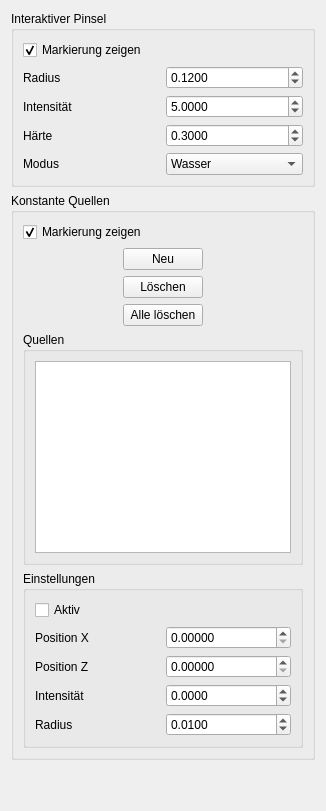
         <widget class="QWidget" name="tab_5">
          <attribute name="title">
           <string>Manipulation</string>
          </attribute>
          <layout class="QVBoxLayout" name="verticalLayout_13">
           <item>
            <layout class="QVBoxLayout" name="verticalLayout_12">
             <item>
              <widget class="QGroupBox" name="groupBox_5">
               <property name="title">
                <string>Interaktiver Pinsel</string>
               </property>
               <layout class="QGridLayout" name="gridLayout_10">
                <item row="0" column="0">
                 <layout class="QGridLayout" name="gridLayout_9">
                  <item row="3" column="0">
                   <widget class="QLabel" name="label_16">
                    <property name="text">
                     <string>Härte</string>
                    </property>
                   </widget>
                  </item>
                  <item row="2" column="1">
                   <widget class="QDoubleSpinBox" name="set_interactiveIntensity">
                    <property name="decimals">
                     <number>4</number>
                    </property>
                    <property name="minimum">
                     <double>-10000.000000000000000</double>
                    </property>
                    <property name="maximum">
                     <double>10000.000000000000000</double>
                    </property>
                    <property name="value">
                     <double>5.000000000000000</double>
                    </property>
                   </widget>
                  </item>
                  <item row="1" column="1">
                   <widget class="QDoubleSpinBox" name="set_interactiveRadius">
                    <property name="decimals">
                     <number>4</number>
                    </property>
                    <property name="minimum">
                     <double>0.001000000000000</double>
                    </property>
                    <property name="maximum">
                     <double>1.000000000000000</double>
                    </property>
                    <property name="singleStep">
                     <double>0.050000000000000</double>
                    </property>
                    <property name="value">
                     <double>0.120000000000000</double>
                    </property>
                   </widget>
                  </item>
                  <item row="2" column="0">
                   <widget class="QLabel" name="label_15">
                    <property name="text">
                     <string>Intensität</string>
                    </property>
                   </widget>
                  </item>
                  <item row="1" column="0">
                   <widget class="QLabel" name="label_14">
                    <property name="text">
                     <string>Radius</string>
                    </property>
                   </widget>
                  </item>
                  <item row="0" column="0">
                   <widget class="QCheckBox" name="set_showInteractiveMarker">
                    <property name="text">
                     <string>Markierung zeigen</string>
                    </property>
                    <property name="checked">
                     <bool>true</bool>
                    </property>
                    <property name="tristate">
                     <bool>true</bool>
                    </property>
                   </widget>
                  </item>
                  <item row="3" column="1">
                   <widget class="QDoubleSpinBox" name="set_interactiveHardness">
                    <property name="decimals">
                     <number>4</number>
                    </property>
                    <property name="minimum">
                     <double>0.000100000000000</double>
                    </property>
                    <property name="maximum">
                     <double>1.000000000000000</double>
                    </property>
                    <property name="singleStep">
                     <double>0.100000000000000</double>
                    </property>
                    <property name="value">
                     <double>0.300000000000000</double>
                    </property>
                   </widget>
                  </item>
                  <item row="4" column="0">
                   <widget class="QLabel" name="label_17">
                    <property name="text">
                     <string>Modus</string>
                    </property>
                   </widget>
                  </item>
                  <item row="4" column="1">
                   <widget class="QComboBox" name="set_interactiveMode">
                    <item>
                     <property name="text">
                      <string>Wasser</string>
                     </property>
                    </item>
                   </widget>
                  </item>
                 </layout>
                </item>
               </layout>
              </widget>
             </item>
             <item>
              <widget class="QGroupBox" name="groupBox_4">
               <property name="title">
                <string>Konstante Quellen</string>
               </property>
               <layout class="QVBoxLayout" name="verticalLayout_15">
                <item>
                 <widget class="QCheckBox" name="set_showConstantMarker">
                  <property name="text">
                   <string>Markierung zeigen</string>
                  </property>
                  <property name="checked">
                   <bool>true</bool>
                  </property>
                 </widget>
                </item>
                <item>
                 <layout class="QVBoxLayout" name="verticalLayout_14">
                  <item>
                   <layout class="QGridLayout" name="gridLayout_11">
                    <property name="horizontalSpacing">
                     <number>6</number>
                    </property>
                    <item row="1" column="0">
                     <widget class="QPushButton" name="act_constantNew">
                      <property name="sizePolicy">
                       <sizepolicy hsizetype="Fixed" vsizetype="Fixed">
                        <horstretch>0</horstretch>
                        <verstretch>0</verstretch>
                       </sizepolicy>
                      </property>
                      <property name="text">
                       <string>Neu</string>
                      </property>
                     </widget>
                    </item>
                    <item row="3" column="0">
                     <widget class="QPushButton" name="act_constantDeleteAll">
                      <property name="text">
                       <string>Alle löschen</string>
                      </property>
                     </widget>
                    </item>
                    <item row="2" column="0">
                     <widget class="QPushButton" name="act_constantDelete">
                      <property name="text">
                       <string>Löschen</string>
                      </property>
                     </widget>
                    </item>
                   </layout>
                  </item>
                  <item>
                   <widget class="QGroupBox" name="groupBox_10">
                    <property name="title">
                     <string>Quellen</string>
                    </property>
                    <layout class="QGridLayout" name="gridLayout_19">
                     <item row="0" column="0">
                      <widget class="QListWidget" name="widget_sourceList"/>
                     </item>
                    </layout>
                   </widget>
                  </item>
                  <item>
                   <widget class="QGroupBox" name="groupBox_9">
                    <property name="title">
                     <string>Einstellungen</string>
                    </property>
                    <layout class="QHBoxLayout" name="horizontalLayout">
                     <item>
                      <layout class="QGridLayout" name="gridLayout_12">
                       <item row="3" column="0">
                        <widget class="QLabel" name="label_22">
                         <property name="text">
                          <string>Intensität</string>
                         </property>
                        </widget>
                       </item>
                       <item row="3" column="1">
                        <widget class="QDoubleSpinBox" name="set_constantIntensity">
                         <property name="decimals">
                          <number>4</number>
                         </property>
                         <property name="minimum">
                          <double>-1000.000000000000000</double>
                         </property>
                         <property name="maximum">
                          <double>1000.000000000000000</double>
                         </property>
                        </widget>
                       </item>
                       <item row="2" column="0">
                        <widget class="QLabel" name="label_21">
                         <property name="text">
                          <string>Position Z</string>
                         </property>
                        </widget>
                       </item>
                       <item row="2" column="1">
                        <widget class="QDoubleSpinBox" name="set_constantPosZ">
                         <property name="decimals">
                          <number>5</number>
                         </property>
                         <property name="maximum">
                          <double>1.000000000000000</double>
                         </property>
                         <property name="singleStep">
                          <double>0.010000000000000</double>
                         </property>
                        </widget>
                       </item>
                       <item row="1" column="1">
                        <widget class="QDoubleSpinBox" name="set_constantPosX">
                         <property name="decimals">
                          <number>5</number>
                         </property>
                         <property name="maximum">
                          <double>1.000000000000000</double>
                         </property>
                         <property name="singleStep">
                          <double>0.010000000000000</double>
                         </property>
                        </widget>
                       </item>
                       <item row="1" column="0">
                        <widget class="QLabel" name="label_20">
                         <property name="text">
                          <string>Position X</string>
                         </property>
                        </widget>
                       </item>
                       <item row="4" column="1">
                        <widget class="QDoubleSpinBox" name="set_constantRadius">
                         <property name="decimals">
                          <number>4</number>
                         </property>
                         <property name="maximum">
                          <double>1.000000000000000</double>
                         </property>
                         <property name="singleStep">
                          <double>0.010000000000000</double>
                         </property>
                         <property name="value">
                          <double>0.010000000000000</double>
                         </property>
                        </widget>
                       </item>
                       <item row="4" column="0">
                        <widget class="QLabel" name="label_23">
                         <property name="text">
                          <string>Radius</string>
                         </property>
                        </widget>
                       </item>
                       <item row="0" column="0">
                        <widget class="QCheckBox" name="set_constantActive">
                         <property name="text">
                          <string>Aktiv</string>
                         </property>
                        </widget>
                       </item>
                      </layout>
                     </item>
                    </layout>
                   </widget>
                  </item>
                 </layout>
                </item>
               </layout>
              </widget>
             </item>
            </layout>
           </item>
           <item>
            <spacer name="verticalSpacer_2">
             <property name="orientation">
              <enum>Qt::Vertical</enum>
             </property>
             <property name="sizeHint" stdset="0">
              <size>
               <width>20</width>
               <height>40</height>
              </size>
             </property>
            </spacer>
           </item>
          </layout>
         </widget>
